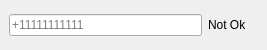
<?xml version="1.0" encoding="UTF-8"?>
<ui version="4.0">
 <class>MainWindow</class>
 <widget class="QMainWindow" name="MainWindow">
  <property name="geometry">
   <rect>
    <x>0</x>
    <y>0</y>
    <width>267</width>
    <height>50</height>
   </rect>
  </property>
  <property name="windowTitle">
   <string>task_39.4.2</string>
  </property>
  <widget class="QWidget" name="centralwidget">
   <layout class="QHBoxLayout" name="horizontalLayout">
    <item>
     <widget class="QLineEdit" name="input">
      <property name="placeholderText">
       <string>+11111111111</string>
      </property>
     </widget>
    </item>
    <item>
     <widget class="QLabel" name="output">
      <property name="minimumSize">
       <size>
        <width>50</width>
        <height>0</height>
       </size>
      </property>
      <property name="text">
       <string>Not Ok</string>
      </property>
     </widget>
    </item>
   </layout>
  </widget>
 </widget>
 <resources/>
 <connections/>
</ui>
